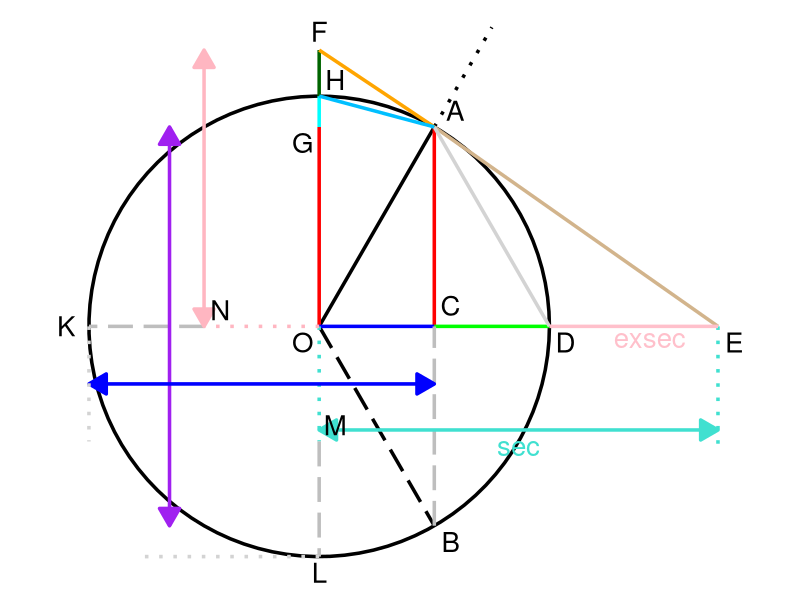

This figure's R source:
library(ggplot2)

# Set theta value
theta <- pi / 3

# Circle data
circle_data <- data.frame(
  x = cos(seq(0, 2 * pi, length.out = 100)),
  y = sin(seq(0, 2 * pi, length.out = 100))
)

# Coordinates
x_theta <- cos(theta)
y_theta <- sin(theta)

O <- c(0, 0)
A <- c(x_theta, y_theta)
A_extra <- c(1.5 * x_theta, 1.5 * y_theta)
B <- c(x_theta, -y_theta)
C <- c(x_theta, 0)
D <- c(1, 0)
E <- c(tan(theta), 0)
F <- c(0, 1.2)
G <- c(0, y_theta)
H <- c(0, 1)
K <- c(-1, 0)
L <- c(0, -1)
M <- c(0, -0.5)
N <- c(-0.5, 0)

plot <- ggplot() +
  
  # Circle
  geom_path(data = circle_data, aes(x = x, y = y), colour = "black", linewidth = 1.2) +
  
  # Theta line (O to A)
  geom_segment(aes(x = O[1], y = O[2], xend = A[1], yend = A[2]), colour = "black", linewidth = 1.2) +
  
  # Dotted theta extra line (A to A_extra)
  geom_segment(aes(x = A[1], y = A[2], xend = A_extra[1], yend = A_extra[2]), colour = "black", linetype = "dotted", linewidth = 1.2) +
  
  # Mirror theta line (O to B)
  geom_segment(aes(x = O[1], y = O[2], xend = B[1], yend = B[2]), colour = "black", linetype = "longdash", linewidth = 1.2) +
  
  # Red vertical lines (A to C and O to G)
  geom_segment(aes(x = A[1], y = A[2], xend = C[1], yend = C[2]), colour = "red", linewidth = 1.2) +
  geom_segment(aes(x = O[1], y = O[2], xend = G[1], yend = G[2]), colour = "red", linewidth = 1.2) +
  
  # Blue cos line (O to C)
  geom_segment(aes(x = O[1], y = O[2], xend = C[1], yend = C[2]), colour = "blue", linewidth = 1.2) +
  
  # Green versin line (C to D)
  geom_segment(aes(x = C[1], y = C[2], xend = D[1], yend = D[2]), colour = "green", linewidth = 1.2) +
  
  # Cyan coversin line (G to H)
  geom_segment(aes(x = G[1], y = G[2], xend = H[1], yend = H[2]), colour = "cyan", linewidth = 1.2) +
  
  # Dark green exsec line (H to F)
  geom_segment(aes(x = H[1], y = H[2], xend = F[1], yend = F[2]), colour = "darkgreen", linewidth = 1.2) +
  
  # OL line
  geom_segment(aes(x = O[1], y = O[2], xend = M[1], yend = M[2]), colour = "turquoise", linetype = "dotted", linewidth = 1.2) +
  geom_segment(aes(x = M[1], y = M[2], xend = L[1], yend = L[2]), colour = "gray", linetype = "longdash", linewidth = 1.2) +
  
  # OK line
  geom_segment(aes(x = O[1], y = O[2], xend = N[1], yend = N[2]), colour = "lightpink", linetype = "dotted", linewidth = 1.2) +
  geom_segment(aes(x = N[1], y = N[2], xend = K[1], yend = K[2]), colour = "gray", linetype = "longdash", linewidth = 1.2) + 
  
  # CB line
  geom_segment(aes(x = B[1], y = B[2], xend = C[1], yend = C[2]), colour = "gray", linetype = "longdash", linewidth = 1.2) +
  
  # Orange cotangent line (F to A)
  geom_segment(aes(x = F[1], y = F[2], xend = A[1], yend = A[2]), colour = "orange", linewidth = 1.2) +
  
  # Tan tangent line (E to A)
  geom_segment(aes(x = E[1], y = E[2], xend = A[1], yend = A[2]), colour = "tan", linewidth = 1.2) +
  
  # Light pink exsec line with arrows
  geom_segment(aes(x = -0.5, y = F[2], xend = -0.5, yend = 0), colour = "lightpink", linewidth = 1.2,
               arrow = arrow(type = "closed", ends = "both", length = unit(0.2, "inches"))) +
  
  # Purple covercos line
  geom_segment(aes(x = -0.65, y = A[2], xend = -0.65, yend = B[2]), colour = "purple", linewidth = 1.2,
               arrow = arrow(type = "closed", ends = "both", length = unit(0.2, "inches"))) +
  
  # Blue vercos line
  geom_segment(aes(x = K[1], y = K[2] - 0.25, xend = C[1], yend = C[2] - 0.25), colour = "blue", linewidth = 1.2,
               arrow = arrow(type = "closed", ends = "both", length = unit(0.2, "inches"))) +
  
  # Turquoise sec line
  geom_segment(aes(x = M[1], y = M[2] + 0.05, xend = E[1], yend = M[2] + 0.05), colour = "turquoise", linewidth = 1.2,
               arrow = arrow(type = "closed", ends = "both", length = unit(0.2, "inches"))) +
  geom_text(aes(x = (M[1] + E[1]) / 2, y = (M[2] + 0.05) - 0.07, label = "sec"), colour = "turquoise", size = 7) +

  # Turquoise secant label line on the right
  geom_segment(aes(x = E[1], y = E[2], xend = E[1], yend = M[2]-0.05), colour = "turquoise", linetype = "dotted", linewidth = 1.2) +
  
  # Light gray crd line
  geom_segment(aes(x = A[1], y = A[2], xend = D[1], yend = D[2]), colour = "lightgray", linewidth = 1.2) +
  
  # Sky blue A to H line
  geom_segment(aes(x = A[1], y = A[2], xend = H[1], yend = H[2]), colour = "deepskyblue", linewidth = 1.2) +
  
  # Pink exsec line
  geom_segment(aes(x = D[1], y = D[2], xend = E[1], yend = E[2]), colour = "pink", linewidth = 1.2) +
  geom_text(aes(x = (D[1] + E[1]) / 2 + 0.07, y = D[2]-0.05 , label = "exsec"), colour = "pink", size = 7) +
  
  # Light gray dotted extra line 
  geom_segment(aes(x = K[1], y = K[2], xend = K[1], yend = K[2] - 0.5), colour = "lightgray", linetype = "dotted", linewidth = 1.2) +
  geom_segment(aes(x = L[1], y = L[2], xend = L[1]- 0.8, yend = L[2]), colour = "lightgray", linetype = "dotted", linewidth = 1.2) +
  
  
  # Add labels to each coordinate
  geom_text(aes(x = O[1] - 0.07, y = O[2] - 0.07, label = "O"), colour = "black", size = 7) +
  geom_text(aes(x = A[1] + 0.09, y = A[2] + 0.07, label = "A"), colour = "black", size = 7) +
  geom_text(aes(x = B[1] + 0.07, y = B[2] - 0.07, label = "B"), colour = "black", size = 7) +
  geom_text(aes(x = C[1] + 0.07, y = C[2] + 0.09, label = "C"), colour = "black", size = 7) +
  geom_text(aes(x = D[1] + 0.07, y = D[2] - 0.07, label = "D"), colour = "black", size = 7) +
  geom_text(aes(x = E[1] + 0.07, y = E[2] - 0.07, label = "E"), colour = "black", size = 7) +
  geom_text(aes(x = F[1] + 0.00, y = F[2] + 0.08, label = "F"), colour = "black", size = 7) +
  geom_text(aes(x = G[1] - 0.07, y = G[2] - 0.07, label = "G"), colour = "black", size = 7) +
  geom_text(aes(x = H[1] + 0.07, y = H[2] + 0.07, label = "H"), colour = "black", size = 7) +
  geom_text(aes(x = K[1] - 0.10, y = K[2] + 0.00, label = "K"), colour = "black", size = 7) +
  geom_text(aes(x = L[1] + 0.00, y = L[2] - 0.07, label = "L"), colour = "black", size = 7) +
  geom_text(aes(x = M[1] + 0.07, y = M[2] + 0.07, label = "M"), colour = "black", size = 7) +
  geom_text(aes(x = N[1] + 0.07, y = N[2] + 0.07, label = "N"), colour = "black", size = 7) +
  
  
  coord_fixed() +
  theme_void()

print(plot)
